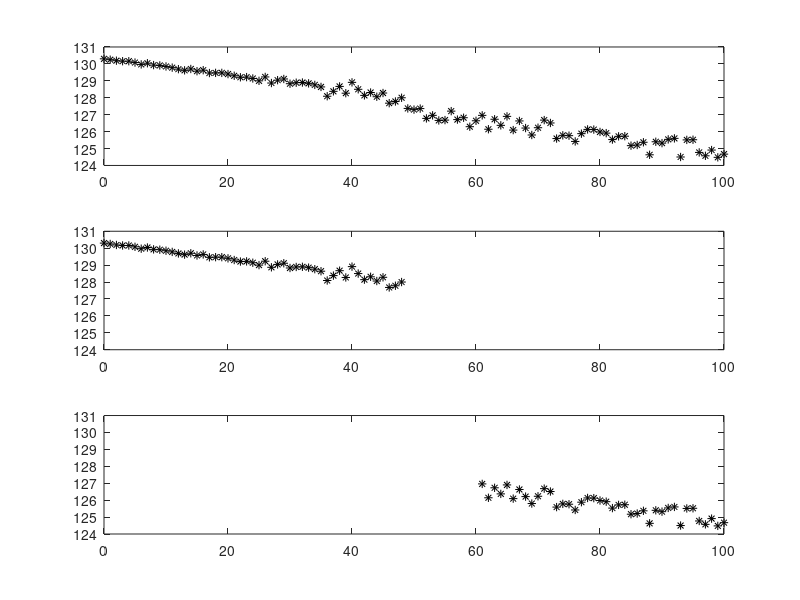
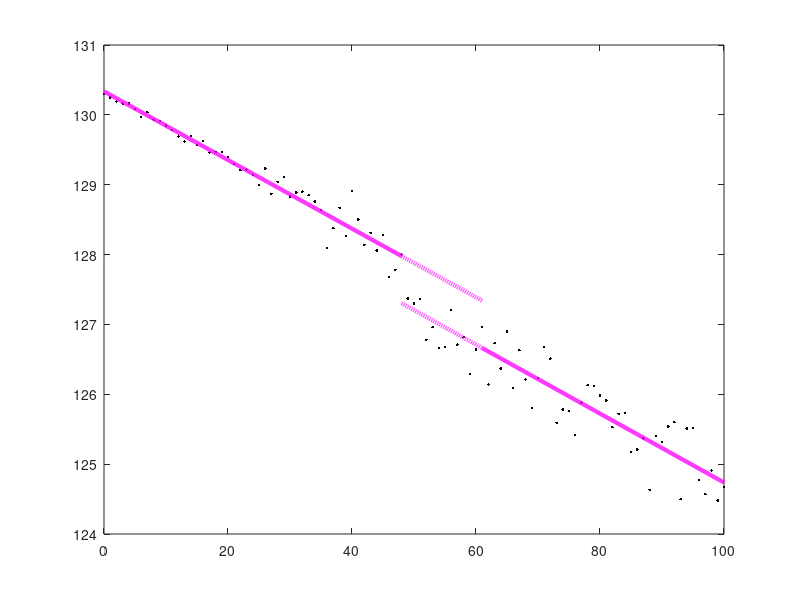

These charts were generated, in order, by the following MATLAB code:
clear all; close all;
t = [0	1	2	3	4	5	6	7	8	9	10	11	12	13	14	15	16	17	18	19	20	21	22	23	24	25	26	27	28	29	30	31	32	33	34	35	36	37	38	39	40	41	42	43	44	45	46	47	48	49	50	51	52	53	54	55	56	57	58	59	60	61	62	63	64	65	66	67	68	69	70	71	72	73	74	75	76	77	78	79	80	81	82	83	84	85	86	87	88	89	90	91	92	93	94	95	96	97	98	99	100];
m = [130.3	130.25	130.19	130.16	130.16	130.08	129.97	130.04	129.93	129.91	129.85	129.78	129.69	129.62	129.7	129.57	129.63	129.46	129.47	129.47	129.4	129.3	129.21	129.22	129.14	129	129.23	128.87	129.04	129.11	128.83	128.89	128.9	128.85	128.76	128.64	128.09	128.38	128.67	128.27	128.91	128.5	128.14	128.31	128.06	128.28	127.68	127.78	128	127.37	127.3	127.36	126.78	126.96	126.66	126.68	127.21	126.71	126.82	126.29	126.64	126.96	126.14	126.73	126.37	126.9	126.09	126.63	126.21	125.8	126.23	126.68	126.51	125.59	125.78	125.76	125.42	125.88	126.13	126.12	125.98	125.91	125.53	125.72	125.73	125.17	125.21	125.37	124.63	125.4	125.32	125.54	125.6	124.5	125.51	125.52	124.77	124.57	124.91	124.48	124.67]; 
%%%%%%% Se rellenan los arreglos nuevos con los datos pertenecientes a las dos rectas de interes 
r1max = 48; r2min = 61; %<----------------------- SELECCIONAR valor maximo para la recta 1 de TIEMPO, y valor minimo para la recta 2 de TIEMPO 
n=find(t==r1max); 
x(1) = 0; y(1) = 0; x = t(1:n); y = m(1:n); Ns = length(t);
i=find(t==r2min); 
x2 = t(i:Ns); y2 = m(i:Ns);

%%%%%%% se realiza ajuste por minimos cuadrados a ambas rectas
N = size(x)(2)
sxy = sum(x.*y);sxx = sum(x.*x);syy = sum(y.*y);sx = sum(x);sy = sum(y);
a1 = (((N)*(sxy))-((sx)*(sy)))/(((N)*(sxx))-((sx)*(sx)))
b1 = (((sxx)*(sy))-((sx)*(sxy)))/(((N)*(sxx))-((sx)*(sx)))
e = (y-((a1*x)+b1)).^2;sei = sum(e);
incertidumbrea=sqrt((sei)/(N-2))*sqrt((N)/(((N)*(sxx))-((sx)*(sx))))
incertidumbreb=sqrt((sei)/(N-2))*sqrt((sxx)/(((N)*(sxx))-((sx)*(sx))))
r = (((N)*(sxy))-((sx)*(sy)))/(sqrt(((N)*(sxx))-((sx)*(sx)))*sqrt(((N)*(syy))-((sy)*(sy))))

N2 = size(x2)(2)
sx2y2 = sum(x2.*y2);sx2x2 = sum(x2.*x2);sy2y2 = sum(y2.*y2);sx2 = sum(x2);sy2 = sum(y2);
a2 = (((N2)*(sx2y2))-((sx2)*(sy2)))/(((N2)*(sx2x2))-((sx2)*(sx2)))
b2 = (((sx2x2)*(sy2))-((sx2)*(sx2y2)))/(((N2)*(sx2x2))-((sx2)*(sx2)))
e2 = (y2-((a2*x2)+b2)).^2;sei2 = sum(e2);
iN2certidumbrea=sqrt((sei2)/(N2-2))*sqrt((N2)/(((N2)*(sx2x2))-((sx2)*(sx2))))
iN2certidumbreb=sqrt((sei2)/(N2-2))*sqrt((sx2x2)/(((N2)*(sx2x2))-((sx2)*(sx2))))
r2 = (((N2)*(sx2y2))-((sx2)*(sy2)))/(sqrt(((N2)*(sx2x2))-((sx2)*(sx2)))*sqrt(((N2)*(sy2y2))-((sy2)*(sy2))))

%%%%%%% rectas ajuste MMC
xx1=t(1):0.1:t(n); yy1=a1*xx1+b1; xx2=t(n):0.01:t(i); yy2=a1*xx2+b1;
xx3=t(n):0.01:t(i); yy3=a2*xx3+b2; xx4=t(i):0.1:t(Ns); yy4=a2*xx4+b2;

%%%%%%% figuras
figure(1);clf;
subplot(3,1,1)
plot (t,m,'k*')
subplot(3,1,2)
plot (x,y,'k*'); axis([0 100 124 131])   %%%%%%% <----------- SELECCIONAR rangos que concuerden con la primer grafica subplot(3,1,1)
subplot(3,1,3)
plot (x2,y2,'k*'); axis([0 100 124 131]) %%%%%%% <----------- SELECCIONAR rangos que concuerden con la primer grafica subplot(3,1,1)

figure(2);clf;
plot(t,m,'k.',xx1,yy1,'m-','linewidth',3,xx2,yy2,'m--','linewidth',3,xx3,yy3,'m--','linewidth',3,xx4,yy4,'m-','linewidth',3)
